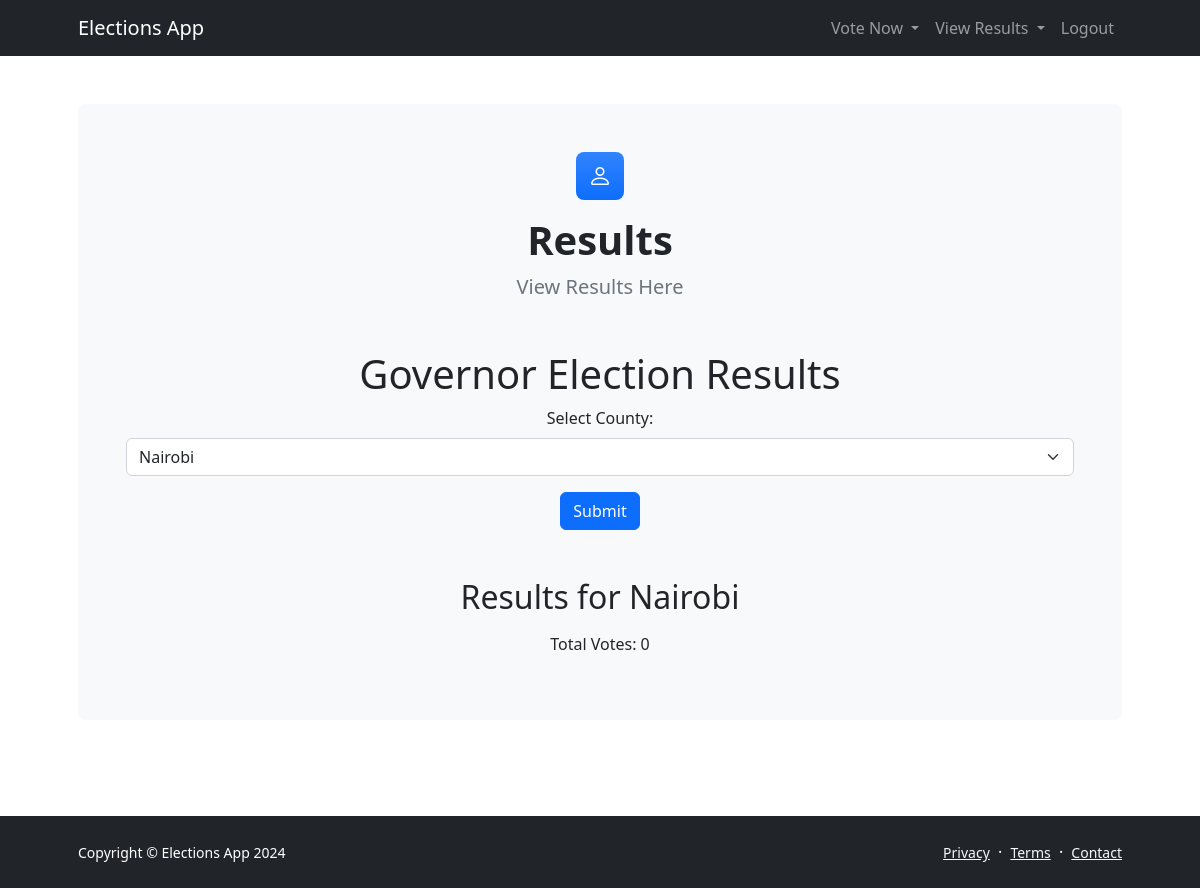
Before: /results/governor (signed in) with the older database file.
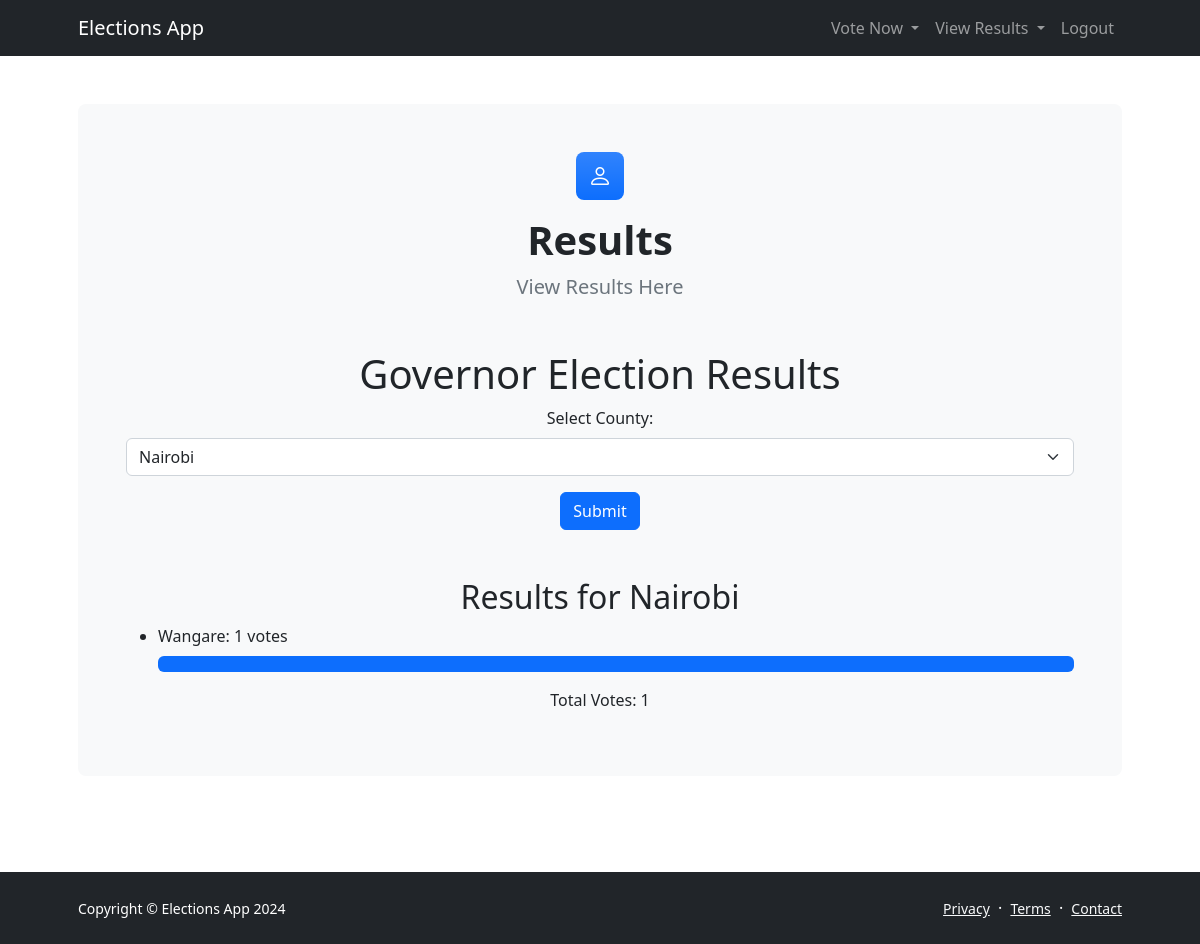
After: the same page with the newer database file.
### app/models.py (models this page shows)
class Voter(db.Model):
    id = db.Column(db.Integer, primary_key=True)
    national_id = db.Column(db.String(20), unique=True, nullable=False)
    county = db.Column(db.String(100), nullable=False)
    name = db.Column(db.String(100), nullable=False)
    phone_number = db.Column(db.String(20), nullable=True)
    email = db.Column(db.String(100), nullable=True)
    password_hash = db.Column(db.String(128))  # New field for storing hashed passwords
    votes_president = db.relationship('Vote_president', backref='voter', lazy=True)
    votes_governor = db.relationship('Vote_governor', backref='voter', lazy=True)

class Governor(db.Model):
    id = db.Column(db.Integer, primary_key=True)
    name = db.Column(db.String(100), nullable=False)
    party_name = db.Column(db.String(100), nullable=False)
    county = db.Column(db.String(50), nullable=False)
    party_color = Column(String(20), nullable=False)

### app/routes.py (the view)
@app.route('/results/governor', methods=['GET', 'POST'])
def governor_election_results():
    counties = db.session.query(Voter.county).distinct().all()  # Get distinct counties
    print(counties)
    if request.method == 'POST':
        selected_county = request.form.get('county')
        if selected_county:
            governor_results = db.session.query(Governor.name, func.count(Vote_governor.id)) \
                .join(Vote_governor, Governor.id == Vote_governor.governor_id) \
                .join(Voter, Voter.id == Vote_governor.voter_id) \
                .filter(Voter.county == selected_county) \
                .group_by(Governor.name).all()
            total_votes = db.session.query(func.count(Vote_governor.id)) \
                .join(Voter, Voter.id == Vote_governor.voter_id) \
                .filter(Voter.county == selected_county).scalar()
            return render_template('governor_results.html', governor_results=governor_results, total_votes=total_votes, selected_county=selected_county, counties=counties)
    else:
        if 'voter_logged_in' in session:
            national_id = session.get('national_id')
            try:
                voter = Voter.query.filter_by(national_id=national_id).one()
                selected_county = voter.county
            except NoResultFound:
                flash('No voter found with the provided national ID.', 'error')
                return redirect(url_for('home'))
        else:
            flash('You need to be logged in to view results.', 'error')
            return redirect(url_for('voter_login'))
        governor_results = db.session.query(Governor.name, func.count(Vote_governor.id)) \
            .join(Vote_governor, Governor.id == Vote_governor.governor_id) \
            .join(Voter, Voter.id == Vote_governor.voter_id) \
            .filter(Voter.county == selected_county) \
            .group_by(Governor.name).all()
        total_votes = db.session.query(func.count(Vote_governor.id)) \
            .join(Voter, Voter.id == Vote_governor.voter_id) \
            .filter(Voter.county == selected_county).scalar()
        return render_template('governor_results.html', governor_results=governor_results, total_votes=total_votes, selected_county=selected_county, counties=counties)

### app/templates/governor_results.html (shortened to what this page needs)
<!DOCTYPE html>
<html lang="en">
<head>
    <link href="https://cdn.jsdelivr.net/npm/bootstrap@5.2.3/dist/css/bootstrap.min.css" rel="stylesheet">
    <link href="https://cdn.jsdelivr.net/npm/bootstrap-icons@1.5.0/font/bootstrap-icons.css" rel="stylesheet">
    <link href="{{ url_for('static', filename='css/styles.css') }}" rel="stylesheet" />
</head>
<body class="d-flex flex-column">
    <main class="flex-shrink-0">
        <nav class="navbar navbar-expand-lg navbar-dark bg-dark">
            <div class="container px-5">
                <a class="navbar-brand" href="{{ url_for('home') }}">Elections App</a>
                <div class="collapse navbar-collapse" id="navbarSupportedContent">
                    <ul class="navbar-nav ms-auto mb-2 mb-lg-0">
                        <li class="nav-item dropdown">
                            <a class="nav-link dropdown-toggle" href="#" id="navbarDropdown" role="button" data-bs-toggle="dropdown" aria-expanded="false">
                                Vote Now
                            </a>
                        </li>
                        <li class="nav-item dropdown">
                            <a class="nav-link dropdown-toggle" href="#" id="navbarDropdown" role="button" data-bs-toggle="dropdown" aria-expanded="false">
                                View Results
                            </a>
                        </li>
                        <li class="nav-item"><a class="nav-link" href="/voter/logout">Logout</a></li>
                    </ul>
                </div>
            </div>
        </nav>
        <section class="py-5 d-flex justify-content-center align-items-center">
            <div class="container px-5">
                <div class="bg-light rounded-3 py-5 px-4 px-md-5 mb-5">
                    <div class="text-center mb-5">
                        <div class="feature bg-primary bg-gradient text-white rounded-3 mb-3"><i class="bi bi-person"></i></div>
                        <h1 class="fw-bolder">Results</h1>
                        <p class="lead fw-normal text-muted mb-0">View Results Here</p>
                    </div>
                    <h1 class="text-center">Governor Election Results</h1>
                    <form method="post" action="{{ url_for('governor_election_results') }}" class="text-center">
                        <label for="county" class="form-label">Select County:</label>
                        <select class="form-select" id="county" name="county">
                            {% for county in counties %}
                                <option value="{{ county[0] }}" {% if county[0] == selected_county %}selected{% endif %}>{{ county[0] }}</option>
                            {% endfor %}
                        </select>
                        <button type="submit" class="btn btn-primary mt-3">Submit</button>
                    </form>
                    <h2 class="mt-5 text-center">Results for {{ selected_county }}</h2>
                    <div>
                        <ul>
                            {% for result in governor_results %}
                                <li>{{ result[0] }}: {{ result[1] }} votes</li>
                                <div class="progress mt-2">
                                    <div class="progress-bar" role="progressbar" style="width: {{ (result[1]/total_votes)*100 }}%" aria-valuenow="{{ (result[1]/total_votes)*100 }}" aria-valuemin="0" aria-valuemax="100"></div>
                                </div>
                            {% endfor %}
                        </ul>
                        <p class="text-center mt-3">Total Votes: {{ total_votes }}</p>
                    </div>
                </div>
            </div>
        </section>
    </main>
    <footer class="bg-dark py-4 mt-auto">
        <div class="container px-5">
            <div class="row align-items-center justify-content-between flex-column flex-sm-row">
                <div class="col-auto"><div class="small m-0 text-white">Copyright &copy; Elections App 2024</div></div>
                <div class="col-auto">
                    <a class="link-light small" href="#!">Privacy</a>
                    <span class="text-white mx-1">&middot;</span>
                    <a class="link-light small" href="#!">Terms</a>
                    <span class="text-white mx-1">&middot;</span>
                    <a class="link-light small" href="#!">Contact</a>
                </div>
            </div>
        </div>
    </footer>
</body>
</html>

Changed rows visible on the page:
now on this page (row edited): Governor: name "Wangare", result "1", {{ (result[1]/total_votes)*100 }} 100.0 (drawn)
Other visible differences:
{{ total_votes }}: "0" → "1"
